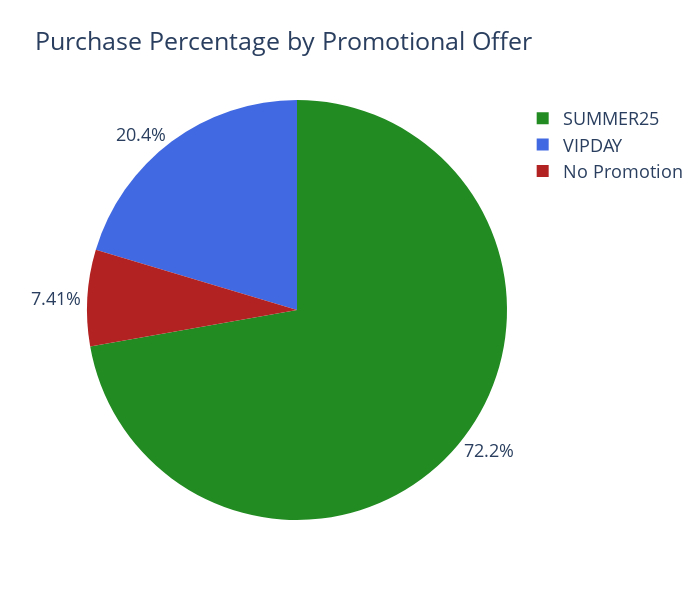

The notebook cell saved with this chart:
### Code cell
#pie chart for percentages of purchase

promotionpurch = px.pie(promodf,names=['No Promotion','SUMMER25','VIPDAY'],values='count_of_purchases',title='Purchase Percentage by Promotional Offer',height=600, width=700)
promotionpurch.update_layout(font=dict(size=18))
promotionpurch.update_traces(marker_colors = ['FireBrick', 'ForestGreen', 'RoyalBlue'],textposition='outside')

### Figure 1 — Plotly figure (JSON) as saved in the notebook; plotly's stock layout.template omitted (floating-point values rounded to 4 significant figures)
{"data": [{"domain": {"x": [0, 1], "y": [0, 1]}, "hovertemplate": "label=%{label}<br>count_of_purchases=%{value}<extra></extra>", "labels": ["No Promotion", "SUMMER25", "VIPDAY"], "legendgroup": "", "marker": {"colors": ["FireBrick", "ForestGreen", "RoyalBlue"]}, "name": "", "showlegend": true, "textposition": "outside", "type": "pie", "values": [4, 39, 11]}], "layout": {"font": {"size": 18}, "height": 600, "legend": {"tracegroupgap": 0}, "title": {"text": "Purchase Percentage by Promotional Offer"}, "width": 700}}
